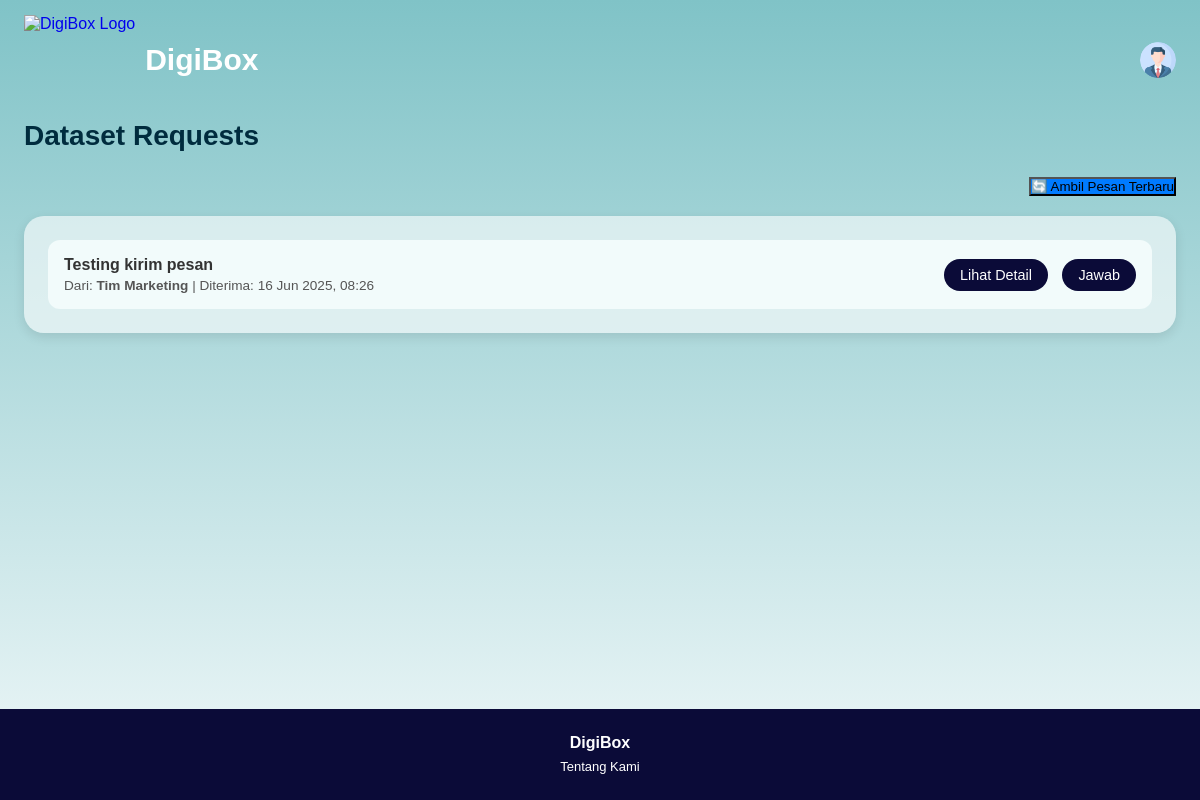
Screenshot of /inbox/ with the database file from the repository.
### proyek/models.py (models this page shows, shortened)
class ExternalMessage(models.Model):
    class StatusChoices(models.TextChoices):
        PENDING = 'Pending', 'Pending'
        COMPLETE = 'Complete', 'Complete'
        CANCELLED = 'Cancelled', 'Cancelled'
    project_name = models.CharField(max_length=255, unique=True)
    description = models.TextField()
    target = models.CharField(max_length=255)
    data_type = models.CharField(max_length=255)
    aktivitas_pemrosesan = models.CharField(max_length=255)
    jumlah_fitur = models.IntegerField()
    ukuran_dataset = models.CharField(max_length=100)
    format_file = models.CharField(max_length=100)
    start_date = models.DateField()
    end_date = models.DateField(null=True, blank=True)
    status = models.CharField(
        max_length=10,
        choices=StatusChoices.choices,
        default=StatusChoices.PENDING
    )
    sender = models.CharField(max_length=100, blank=True)
    timestamp = models.DateTimeField(auto_now_add=True)

### proyek/views.py (the view, shortened to what this page needs)
# urls.py: path('inbox/', views.inbox_page, name='inbox'),
def inbox_page(request):
    all_messages = ExternalMessage.objects.all().order_by('-timestamp')
    context = {'message_list': all_messages}
    return render(request, 'inbox.html', context)

### proyek/templates/inbox.html (shortened to what this page needs)
{% load static %}
<!DOCTYPE html>
<html lang="id">
<head>
</head>
<body>
    <header class="site-header">
    <div class="container header-content">
      <a href="{% url 'homepage' %}" class="logo-section">
        <img src="{% static 'images/logodigi.png' %}" alt="DigiBox Logo" class="logo-icon">
        <span class="logo-text">DigiBox</span>
      </a>
      <div class="header-right">
        <img src="{% static 'images/profile.png' %}" alt="User" class="profile-icon" onclick="toggleProfilePopup()" />
      </div>
    </div>
  </header>
    <main>
    <div class="container">
        <div class="section-header">
            <h1>Dataset Requests</h1>
        </div>
        <div class="inbox-actions" style="display: flex; justify-content: flex-end; margin-bottom: 20px;">
            <form method="post">
                <button type="submit" class="btn" style="background-color: #007bff;">
                    🔄 Ambil Pesan Terbaru
                </button>
            </form>
        </div>
        <div class="inbox-container">
            {% if message_list %}
                {% for message in message_list %}
                    <div class="message-card">
                        <div class="message-info">
                            <div class="message-title">{{ message.project_name }}</div>
                            <div class="message-meta" style="font-size: 0.85rem; color: #555; margin-top: 4px;">
                                Dari: <strong>{{ message.sender }}</strong> | Diterima: {{ message.timestamp|date:"d M Y, H:i" }}
                            </div>
                        </div>
                        <div class="buttons">
                            <a href="{% url 'view_message' message.id %}" class="btn">Lihat Detail</a>
                            <a href="{% url 'reply_message' message.id %}" class="btn">Jawab</a>
                        </div>
                    </div>
                {% endfor %}
            {% else %}
                <p class="no-message">Belum ada pesan yang diterima.</p>
            {% endif %}
        </div>
    </div>
</main>
    <footer class="site-footer">
      <div class="container footer-content">
          <div class="footer-logo">DigiBox</div>
          <a href="#" class="footer-link">Tentang Kami</a>
      </div>
  </footer>
</body>
</html>

### proyek/templates/inbox.html (style rules this page uses)
* { margin: 0; padding: 0; box-sizing: border-box; }
body { font-family: 'Arial', sans-serif; background: linear-gradient(to bottom, #80c3c7 0%, #f0f8f9 100%); color: #000; display: flex; flex-direction: column; min-height: 100vh; }
main { flex: 1; }
.container { width: 96%; max-width: 1920px; margin-left: auto; margin-right: auto; }
.site-header { padding-top: 15px; padding-bottom: 15px; }
.header-content { display: flex; justify-content: space-between; align-items: center; }
.logo-section { display: flex; align-items: center; text-decoration: none; }
.logo-icon { height: 90px; margin-right: 10px; }
.logo-text { font-size: 30px; font-weight: bold; color: white; }
.header-right { display: flex; align-items: center; }
.profile-icon { width: 36px; height: 36px; border-radius: 50%; cursor: pointer; margin-left: 10px; object-fit: cover; transition: transform 0.2s ease; }
.section-header { margin-bottom: 25px; }
.section-header h1 { font-size: 28px; font-weight: bold; color: #002c3e; }
.inbox-container { background: rgba(255, 255, 255, 0.6); border-radius: 20px; padding: 1.5rem; box-shadow: 0 4px 12px rgba(0,0,0,0.1); }
.message-card { background-color: #f2fbfb; padding: 1rem; border-radius: 12px; margin-bottom: 1rem; display: flex; justify-content: space-between; align-items: center; }
.message-card:last-child { margin-bottom: 0; }
.message-title { font-weight: bold; font-size: 1rem; color: #333; }
.buttons .btn { background-color: #0b0b38; color: white; padding: 8px 16px; margin-left: 10px; border-radius: 20px; text-decoration: none; font-size: 0.9rem; transition: background-color 0.2s ease; }
.site-footer { background-color: #0b0b38; color: white; margin-top: 40px; padding-top: 25px; padding-bottom: 25px; }
.footer-content { text-align: center; }
.footer-logo { font-weight: bold; font-size: 16px; margin-bottom: 5px; }
.footer-link { color: white; font-size: 13px; text-decoration: none; }

### rows the page displays
ExternalMessage: project_name "Testing kirim pesan", sender "Tim Marketing", timestamp "16 Jun 2025, 08:26"
